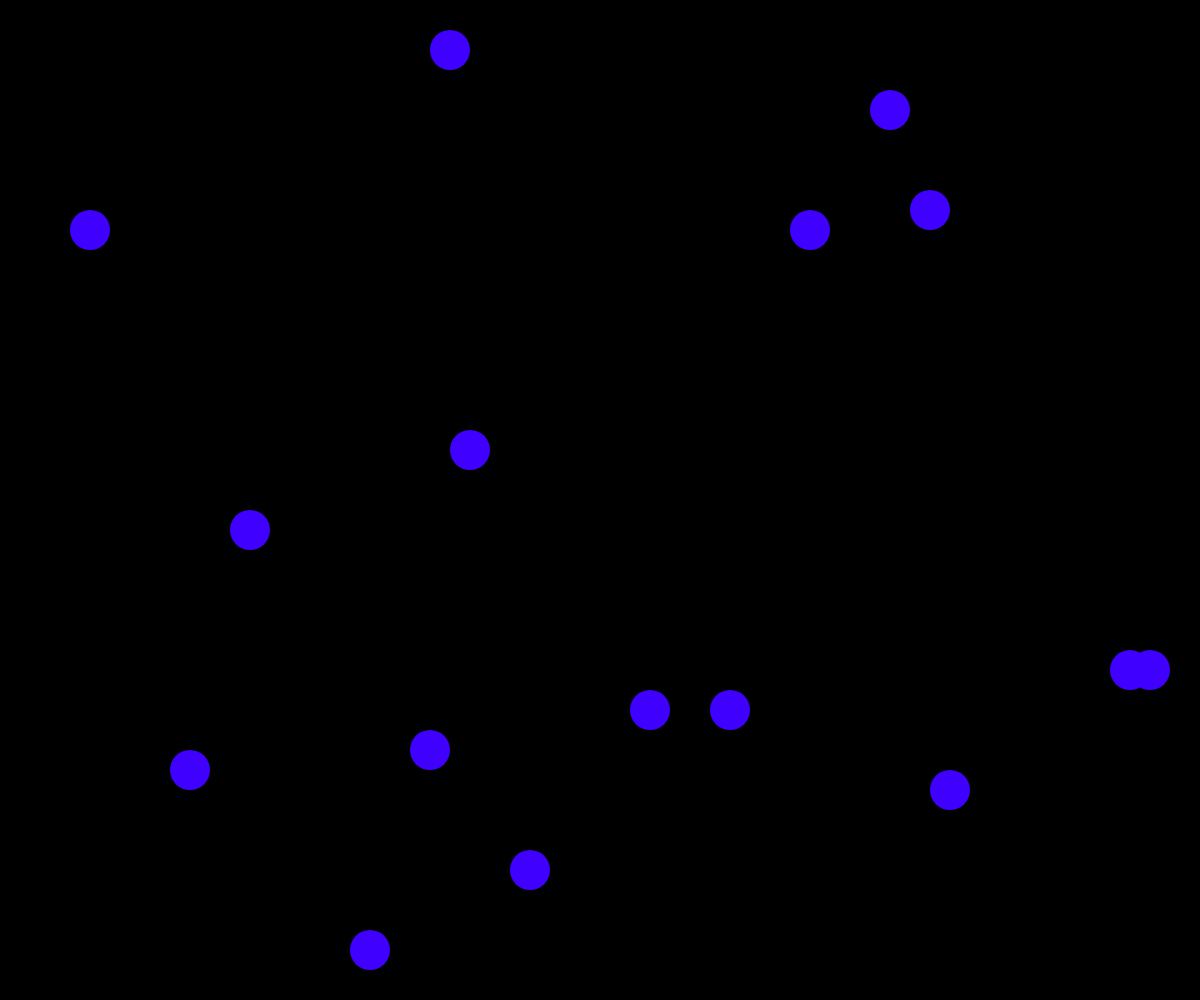
Frame 1 (no input)
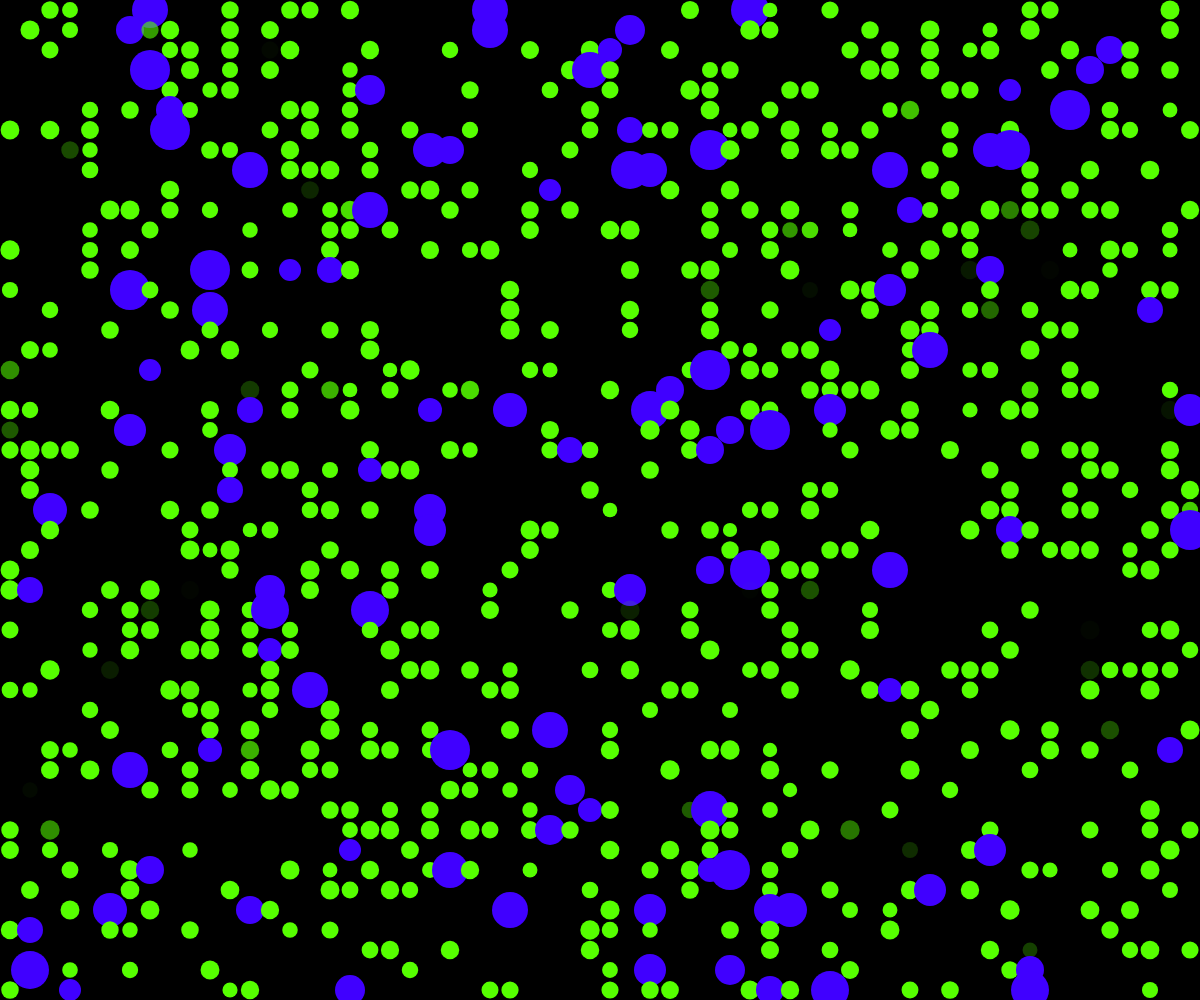
Frame 60 (no input)
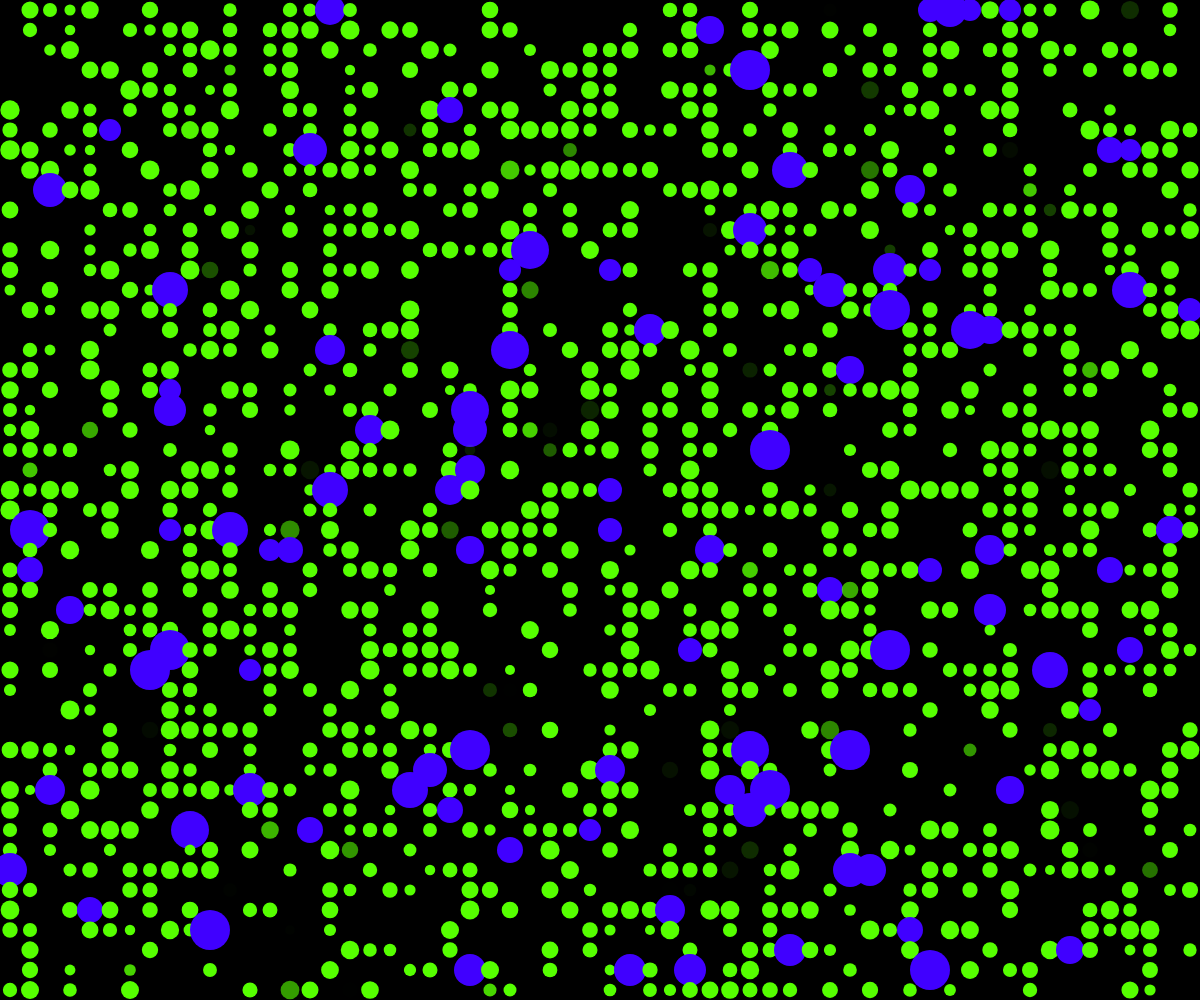
Frame 120 (the mouse pressed at the canvas centre since frame 60)

The p5.js sketch that drew these frames (run headless with seeded random() and noise() and a simulated clock; from frame 60 on, the mouse is pressed at the canvas centre):

// p5.js sketch
// ── sketch.js
let cells = [];
const gridSize = 20;
const cellSize = 20;
let time = 0;

class Cell {
  constructor(x, y) {
    this.x = x;
    this.y = y;
    this.life = 0;
    this.maxLife = random(100, 200);
    this.birthTime = 0;
    this.glow = 0;
    this.isAlive = false;
    this.waveOffset = random(TWO_PI);
  }

  update() {
    if (this.isAlive) {
      this.life++;
      this.glow = map(this.life, 0, this.maxLife, 1, 0);
      if (this.life > this.maxLife) {
        this.isAlive = false;
        this.glow = 0;
      }
    } else {
      if (random() < 0.005) {
        this.isAlive = true;
        this.life = 0;
        this.birthTime = time;
      }
    }
  }

  display() {
    const wave = sin(time * 0.01 + this.waveOffset) * 0.5 + 0.5;
    const alpha = this.isAlive ? map(this.life, 0, this.maxLife, 200, 50) : 0;
    
    if (this.isAlive || this.glow > 0) {
      fill(100, 255, 200, alpha * wave);
      noStroke();
      ellipse(this.x, this.y, cellSize * (0.5 + this.glow * 0.5));
    }
    
    if (this.life < 10 && this.isAlive) {
      const pulse = map(this.life, 0, 10, 1, 0);
      fill(255, 255, 200, pulse * 100);
      noStroke();
      ellipse(this.x, this.y, cellSize * (1 + pulse));
    }
  }
}

function setup() {
  createCanvas(windowWidth, windowHeight);
  colorMode(HSB, 360, 100, 100, 1);
  
  const cols = width / gridSize;
  const rows = height / gridSize;
  
  for (let y = 0; y < rows; y++) {
    for (let x = 0; x < cols; x++) {
      cells.push(new Cell(x * gridSize + gridSize/2, y * gridSize + gridSize/2));
    }
  }
}

function draw() {
  background(0);
  time++;
  
  for (let cell of cells) {
    cell.update();
    cell.display();
  }
}
